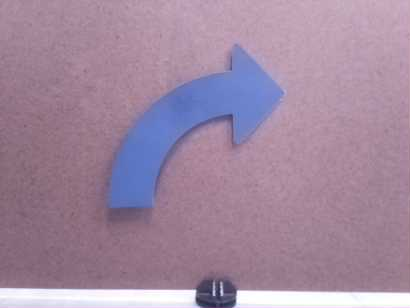
#> input picture src/maze_navigation/maze_navigation/2024F_imgs/152.png, 410 x 308 px, found by its file name
$ python find_color.py
#> lines starting #> are read from the running program, lines starting #| are printed output that depends on the picture; after the words box and inside, x2 and y2 are one past the last pixel; in counts of white or black regions, pixels touching at a corner belong together
#!/usr/bi
# n/env python3

import cv2
import numpy as np

image = cv2.imread('./2024F_imgs/152.png')
#> image is the input picture: shape (308, 410, 3); mean B, G, R 159.9, 137, 161.6
hsv = cv2.cvtColor(image, cv2.COLOR_BGR2HSV)
#> hsv: shape (308, 410, 3); mean H, S, V 154.1, 52.4, 169.9
x, y, w, h = [0,0,0,0]

def get_color(event, x, y, flags, param):

    if event == cv2.EVENT_LBUTTONDOWN:
        # Read the pixel color in BGR
        bgr_color = hsv[y, x]

        print(f"HSV color: {bgr_color}")


# In HSV space
lb_G = np.array([50, 120, 65])     # lower bound for green
ub_G = np.array([100, 180, 190])   # upper bound for green

lb_B = np.array([90, 40, 30])      # lower bound for blue
ub_B = np.array([135, 150, 140])   # upper bound for blue

lb_R = np.array([150, 120, 90])    # lower bound for Red
ub_R = np.array([200, 250, 280])   # upper bound for Red

mask_G = cv2.inRange(hsv, lb_G, ub_G)
#> mask_G: shape (308, 410); every value is 0
mask_B = cv2.inRange(hsv, lb_B, ub_B)
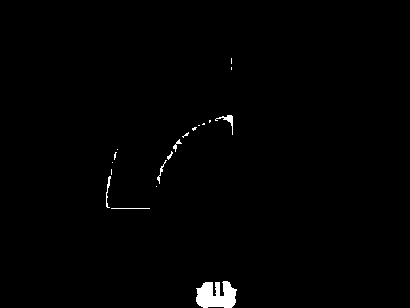
#> mask_B: shape (308, 410); 0.94% white; 19 white regions (12 under 20 px)
mask_R = cv2.inRange(hsv, lb_R, ub_R)

mask = cv2.bitwise_or(cv2.bitwise_or(mask_G,mask_B),mask_R)
cv2.namedWindow('Mask')
cv2.imshow('Mask',mask)

# Find contours
result = cv2.bitwise_and(image, image, mask)

contours, hierarchy = cv2.findContours(mask, cv2.RETR_TREE, cv2.CHAIN_APPROX_SIMPLE)
#> contours = 19 contours, 15 with area under 20; largest, box (x1, y1, x2, y2) and area: (196, 281, 237, 308) 752, (215, 115, 233, 135) 48, (106, 176, 111, 208) 23, (173, 139, 182, 152) 20

# Draw bounding box around the contour with the largest area
max_area = 50
max_contour = None

for contour in contours:
    area = cv2.contourArea(contour)
    print(area)
    if area > max_area:
        max_area = area
        max_contour = contour
#> this loop made 19 passes
#> (area, max_area) on pass 1: (752.5, 752.5)
#> area on passes 4, 11, 17: 23, 20, 48
#| 752.5
#| 0.0
#| 0.0
#| 23.0
#| 0.0
#| 0.0
#| 18.0
#| 4.5
#> (further printed lines are left out)
#> after the loop, max_area = 752.5; max_contour = contour of 70 points, box (x1, y1, x2, y2) (196, 281, 237, 308), area 752

if max_contour is not None:
    x, y, w, h = cv2.boundingRect(max_contour)
#> x = 196; y = 281; w = 41; h = 27

cv2.rectangle(image, (x, y), (x+w, y+h), (0, 255, 0), 1)
#> image: shape (308, 410, 3); 0.07% of pixels changed, all inside (x1, y1, x2, y2) = (196, 281, 238, 308)

cv2.namedWindow('Frame')
cv2.setMouseCallback('Frame', get_color)
cv2.imshow('Frame',image)
cv2.waitKey(0)
cv2.destroyAllWindows()

$ run again, with src/maze_navigation/maze_navigation/2024F_imgs/100.png copied over src/maze_navigation/maze_navigation/2024F_imgs/152.png
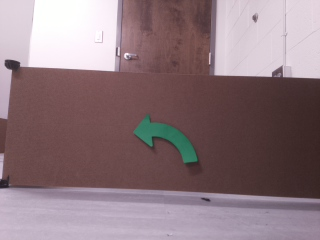
#> input picture src/maze_navigation/maze_navigation/2024F_imgs/100.png, 320 x 240 px, found by its file name
#> image is the input picture: shape (240, 320, 3); mean B, G, R 125.6, 119.8, 141
#> hsv: shape (240, 320, 3); mean H, S, V 132.6, 54, 142.6
#> `mask_G = cv2.inRange(hsv, lb_G, ub_G)`:
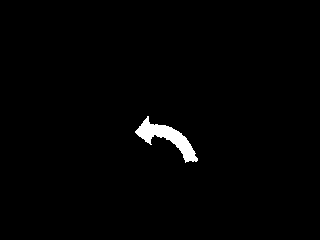
#> mask_G: shape (240, 320); 1.2% white; 1 white region
#> mask_B: shape (240, 320); every value is 0
#> contours = 1 contour; box (x1, y1, x2, y2) and area: (135, 116, 198, 163) 868
#> the loop `for contour in contours:` made 1 pass
#> (area, max_area) on pass 1: (868, 868)
#> (printed output is left out)
#> after the loop `for contour in contours:`: max_area = 868; max_contour = contour of 110 points, box (x1, y1, x2, y2) (135, 116, 198, 163), area 868
#> x = 135; y = 116; w = 63; h = 47
#> `cv2.rectangle(image, (x, y), (x+w, y+h), (0, 255, 0), 1)`:
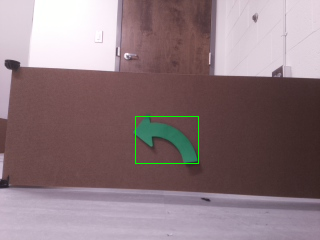
#> image: shape (240, 320, 3); 0.29% of pixels changed, all inside (x1, y1, x2, y2) = (135, 116, 199, 164)

$ run again, with src/maze_navigation/maze_navigation/2024F_imgs/103.png copied over src/maze_navigation/maze_navigation/2024F_imgs/152.png
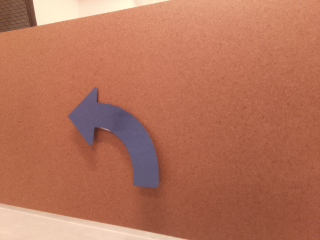
#> input picture src/maze_navigation/maze_navigation/2024F_imgs/103.png, 320 x 240 px, found by its file name
#> image is the input picture: shape (240, 320, 3); mean B, G, R 89.5, 114.1, 181.9
#> hsv: shape (240, 320, 3); mean H, S, V 14.4, 133, 182.5
#> mask_G: shape (240, 320); every value is 0
#> `mask_B = cv2.inRange(hsv, lb_B, ub_B)`:
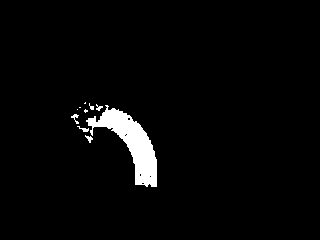
#> mask_B: shape (240, 320); 2.9% white; 10 white regions (5 under 20 px)
#> contours = 16 contours, 15 with area under 20; largest, box (x1, y1, x2, y2) and area: (86, 105, 157, 187) 1984
#> the loop `for contour in contours:` made 16 passes
#> (area, max_area) on pass 7: (1984.5, 1984.5)
#> (printed output is left out)
#> after the loop `for contour in contours:`: max_area = 1984.5; max_contour = contour of 129 points, box (x1, y1, x2, y2) (86, 105, 157, 187), area 1984
#> x = 86; y = 105; w = 71; h = 82
#> `cv2.rectangle(image, (x, y), (x+w, y+h), (0, 255, 0), 1)`:
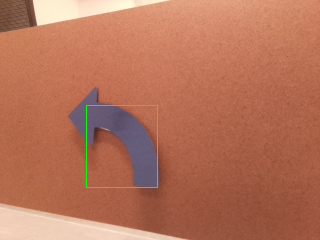
#> image: shape (240, 320, 3); 0.4% of pixels changed, all inside (x1, y1, x2, y2) = (86, 105, 158, 188)

$ run again, with src/maze_navigation/maze_navigation/2024F_imgs/104.png copied over src/maze_navigation/maze_navigation/2024F_imgs/152.png
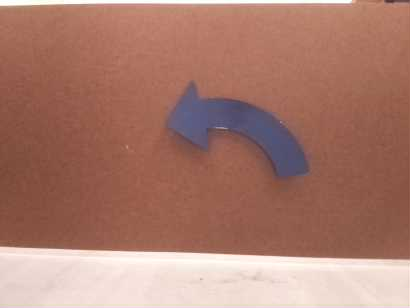
#> input picture src/maze_navigation/maze_navigation/2024F_imgs/104.png, 410 x 308 px, found by its file name
#> image is the input picture: shape (308, 410, 3); mean B, G, R 110.5, 123.8, 170.2
#> hsv: shape (308, 410, 3); mean H, S, V 15.3, 99.1, 171.1
#> mask_G: shape (308, 410); every value is 0
#> `mask_B = cv2.inRange(hsv, lb_B, ub_B)`:
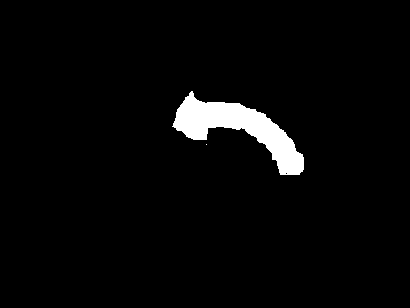
#> mask_B: shape (308, 410); 3.2% white; 2 white regions (1 under 20 px)
#> contours = 3 contours, 2 with area under 20; largest, box (x1, y1, x2, y2) and area: (172, 91, 304, 175) 3836
#> the loop `for contour in contours:` made 3 passes
#> (area, max_area) on pass 2: (3836, 3836)
#> (printed output is left out)
#> after the loop `for contour in contours:`: max_area = 3836; max_contour = contour of 158 points, box (x1, y1, x2, y2) (172, 91, 304, 175), area 3836
#> x = 172; y = 91; w = 132; h = 84
#> `cv2.rectangle(image, (x, y), (x+w, y+h), (0, 255, 0), 1)`:
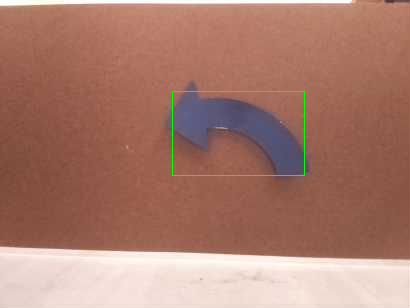
#> image: shape (308, 410, 3); 0.34% of pixels changed, all inside (x1, y1, x2, y2) = (172, 91, 305, 176)
